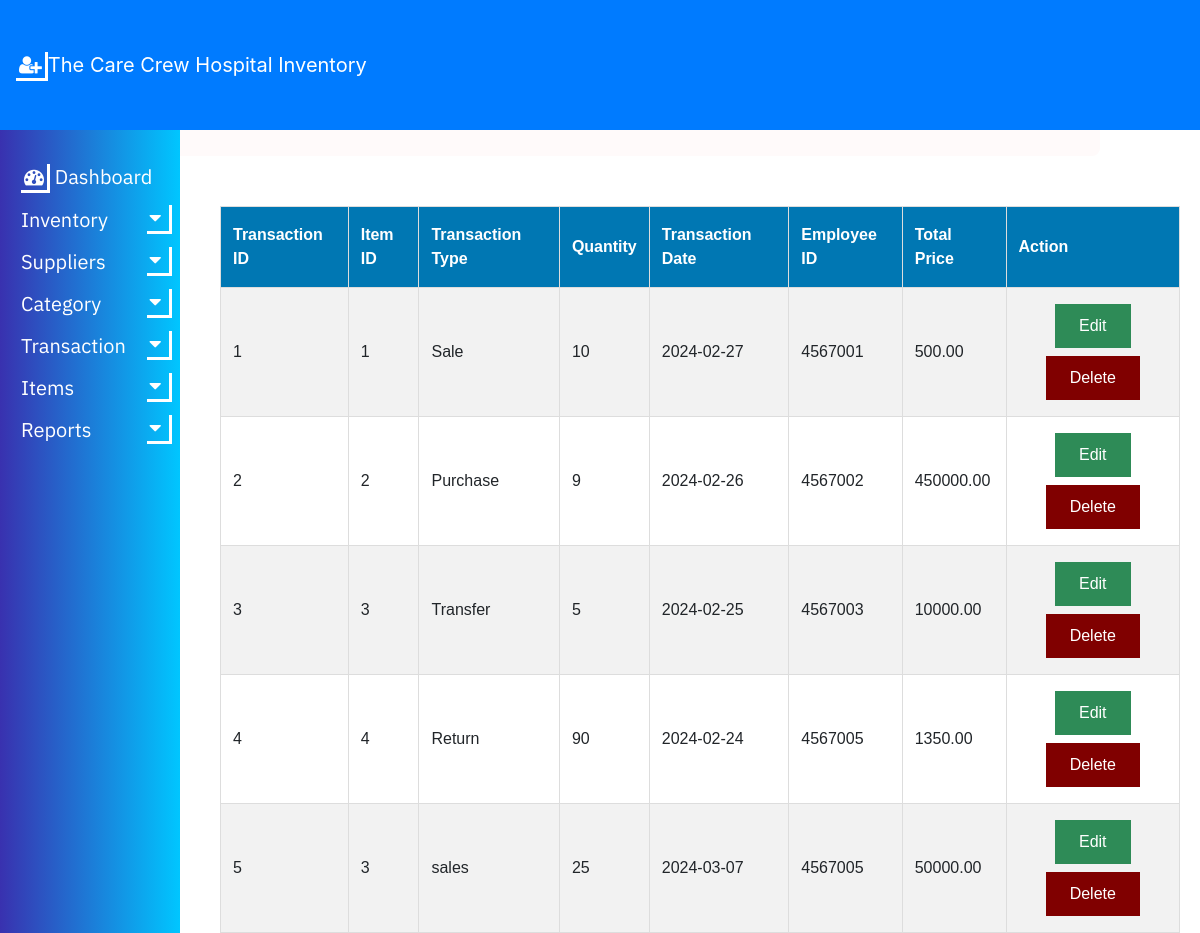
The page /HIMS/transaction-view.php on the database its author committed.
### tables this page shows
CREATE TABLE `transaction` (
  `Transaction_id` int(11) NOT NULL,
  `ItemID` int(11) NOT NULL,
  `Transaction_type` varchar(50) DEFAULT NULL,
  `quantity` int(11) DEFAULT NULL,
  `Transaction_date` date DEFAULT NULL,
  `E_ID` decimal(7,0) NOT NULL,
  `TotalPrice` decimal(10,2) DEFAULT NULL
);

### HIMS/transaction-view.php (the view, shortened to what this page needs)
<?php
include 'common.php';
?>
<!DOCTYPE html>
<html>
<head>
<link rel="stylesheet" type="text/css" href="nav2.css">
<link rel="stylesheet" type="text/css" href="table2.css">
</head>
<body>
<nav class="navbar navbar-expand-lg navbar-dark bg-primary fixed-top">
        <a class="navbar-brand" href="#"><i class="fa fa-user-plus"></i>The Care Crew Hospital Inventory </a>
        <div class="collapse navbar-collapse" id="navbarSupportedContent">
        </div>
    </nav>
	<center>
	<div class="head">
	<h2>Transaction</h2>
	</div>
	</center>
	<table align="right" id="table1" style="margin-right:20px;">
		<tr>
			<th>Transaction ID</th>
			<th>Item ID</th>
			<th>Transaction Type</th>
			<th>Quantity</th>
			<th>Transaction Date</th>
			<th>Employee ID</th>
			<th>Total Price</th>
			<th>Action</th>
		</tr>
		<?php
	include "config.php";
	$sql = "SELECT Transaction_id,itemID,Transaction_type,quantity,Transaction_date,E_ID,TotalPrice FROM transaction";
	$result = $conn->query($sql);
	if ($result->num_rows > 0) {
	while($row = $result->fetch_assoc()) {
	echo "<tr>";
		echo "<td>" . $row["Transaction_id"]. "</td>";
		echo "<td>" . $row["itemID"] . "</td>";
		echo "<td>" . $row["Transaction_type"]. "</td>";
		echo "<td>" . $row["quantity"]. "</td>";
		echo "<td>" . $row["Transaction_date"]. "</td>";
		echo "<td>" . $row["E_ID"]. "</td>";
		echo "<td>" . $row["TotalPrice"]. "</td>";
		echo "<td align=center>";
		echo "<a class='button1 edit-btn' href=transaction-update.php?id=".$row['Transaction_id'].">Edit</a>";
		echo "<a class='button1 del-btn' href=transaction-delete.php?id=".$row['Transaction_id'].">Delete</a>";
		echo "</td>";
	echo "</tr>";
	}
	echo "</table>";
	}
	?>
</body>
</html>

### HIMS/nav2.css (style rules this page uses)
i { border: solid white; border-width: 0 3px 3px 0; display: inline-block; padding: 3px; }
div.head { width: 78%; font-family: Arial; background-color: #fffafa; color: #06427e; float: right; margin-top: -1px; margin-right: 100px; margin-left: 0px; top: 0; right: 0; overflow: auto; margin-top: 20px; padding: 15px; border-radius: 8px; }
#table1 { margin-top: 20px; }
body { padding-top: 60px; }

### HIMS/table2.css (style rules this page uses)
#table1 { font-family: Arial, sans-serif; border-collapse: collapse; margin-top: 50px; margin-right: 25px; width: 80%; overflow: auto; }
#table1 td, #table1 th { border: 1px solid #ddd; padding: 12px; }
#table1 tr:nth-child(even) { background-color: #f2f2f2; }
#table1 th { padding-top: 16px; padding-bottom: 16px; text-align: left; background-color: #0077b3; color: white; }
.button1 { border: none; color: white; padding: 10px 24px; text-align: center; text-decoration: none; display: inline-block; margin: 4px 2px; cursor: pointer; }
.edit-btn { background-color: #2E8B57; }
.del-btn { background-color: #800000; }

### rows shown on the page
transaction: Transaction_id "1", ItemID "1", Transaction_type "Sale", quantity "10", Transaction_date "2024-02-27", E_ID "4567001", TotalPrice "500.00"
transaction: Transaction_id "2", ItemID "2", Transaction_type "Purchase", quantity "9", Transaction_date "2024-02-26", E_ID "4567002", TotalPrice "450000.00"
transaction: Transaction_id "3", ItemID "3", Transaction_type "Transfer", quantity "5", Transaction_date "2024-02-25", E_ID "4567003", TotalPrice "10000.00"
transaction: Transaction_id "4", ItemID "4", Transaction_type "Return", quantity "90", Transaction_date "2024-02-24", E_ID "4567005", TotalPrice "1350.00"
transaction: Transaction_id "5", ItemID "3", Transaction_type "sales", quantity "25", Transaction_date "2024-03-07", E_ID "4567005", TotalPrice "50000.00"
